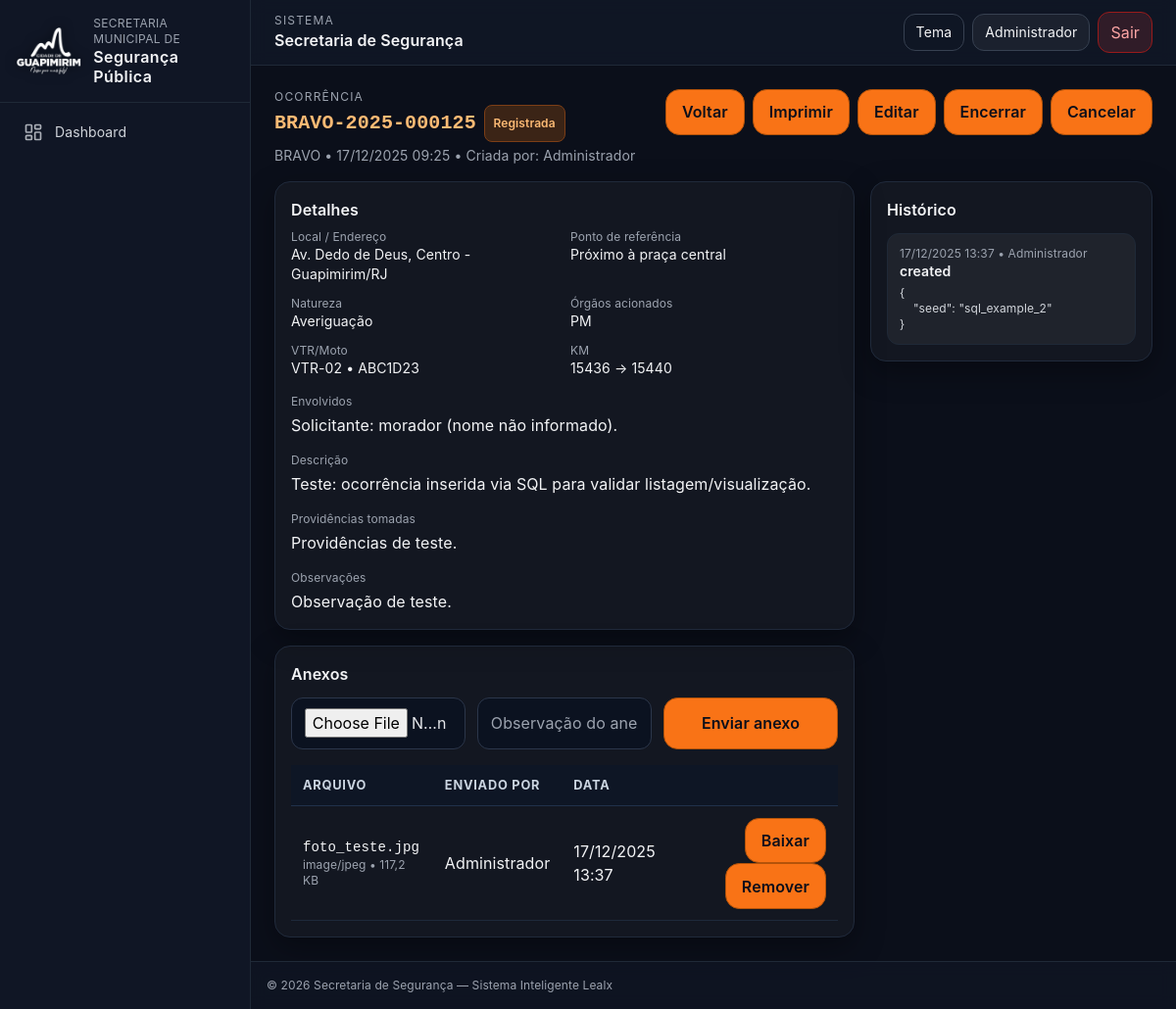
Page /modules/occurrences/view.php?id=3 (signed in) on the committed database.
### tables this page shows
CREATE TABLE `occurrences` (
  `id` bigint(20) NOT NULL,
  `protocol` varchar(30) NOT NULL,
  `sector` varchar(50) NOT NULL,
  `occurred_at` datetime NOT NULL,
  `created_at` datetime NOT NULL DEFAULT current_timestamp(),
  `updated_at` datetime DEFAULT NULL ON UPDATE current_timestamp(),
  `status` enum('draft','registered','closed','canceled') NOT NULL DEFAULT 'registered',
  `location` varchar(180) NOT NULL,
  `reference_point` varchar(180) DEFAULT NULL,
  `nature` varchar(80) NOT NULL,
  `involved` text DEFAULT NULL,
  `agencies` longtext DEFAULT NULL CHECK (json_valid(`agencies`)),
  `description` mediumtext NOT NULL,
  `actions_taken` mediumtext DEFAULT NULL,
  `observations` text DEFAULT NULL,
  `vehicle_prefix` varchar(30) DEFAULT NULL,
  `vehicle_plate` varchar(20) DEFAULT NULL,
  `km_start` int(11) DEFAULT NULL,
  `km_end` int(11) DEFAULT NULL,
  `created_by` bigint(20) NOT NULL,
  `closed_by` bigint(20) DEFAULT NULL,
  `closed_at` datetime DEFAULT NULL
);

CREATE TABLE `users` (
  `id` int(11) NOT NULL,
  `name` varchar(120) NOT NULL,
  `email` varchar(160) NOT NULL,
  `username` varchar(80) DEFAULT NULL,
  `password_hash` varchar(255) NOT NULL,
  `role_id` int(11) NOT NULL,
  `is_active` tinyint(1) DEFAULT 1,
  `created_at` datetime DEFAULT current_timestamp()
);

CREATE TABLE `occurrence_attachments` (
  `id` bigint(20) NOT NULL,
  `occurrence_id` bigint(20) NOT NULL,
  `original_name` varchar(255) NOT NULL,
  `stored_name` varchar(255) NOT NULL,
  `mime` varchar(100) NOT NULL,
  `size_bytes` bigint(20) NOT NULL,
  `created_at` datetime NOT NULL DEFAULT current_timestamp(),
  `created_by` bigint(20) NOT NULL
);

CREATE TABLE `occurrence_audit` (
  `id` bigint(20) NOT NULL,
  `occurrence_id` bigint(20) NOT NULL,
  `action` varchar(60) NOT NULL,
  `meta` longtext DEFAULT NULL CHECK (json_valid(`meta`)),
  `created_at` datetime NOT NULL DEFAULT current_timestamp(),
  `created_by` bigint(20) NOT NULL
);

### modules/occurrences/_oc_helpers.php (called while the page is built, shortened)
<?php
if (!function_exists('h')) {
  function h($s){ return htmlspecialchars((string)$s, ENT_QUOTES, 'UTF-8'); }
}
function occ_role_id(): int {
  return (int)($_SESSION['urole_id'] ?? 0);
}
function occ_is_manager(): bool {
  if (function_exists('auth_can')) {
    return auth_can(OCC_MANAGER_ROLES);
  }
  return occ_role_id() === 1;
}

### core/auth.php (called while the page is built, shortened)
<?php
function auth_can(array $rolesAllowed): bool {
    return in_array((int)$_SESSION['urole_id'], $rolesAllowed, true);
}

### modules/occurrences/view.php (the view, shortened to what this page needs)
<?php
require __DIR__.'/_oc_bootstrap.php';
$id = (int)($_GET['id'] ?? 0);
$st = $pdo->prepare("SELECT o.*, u.name AS created_name, u2.name AS closed_name
                     FROM occurrences o
                     LEFT JOIN users u ON u.id = o.created_by
                     LEFT JOIN users u2 ON u2.id = o.closed_by
                     WHERE o.id=?");
$st->execute([$id]);
$occ = $st->fetch(PDO::FETCH_ASSOC);
$can_edit = occ_is_manager() || ((int)$occ['created_by'] === $uid && !in_array($occ['status'], ['closed','canceled'], true));
$can_close = occ_is_manager() && !in_array($occ['status'], ['closed','canceled'], true);
$stA = $pdo->prepare("SELECT a.*, u.name AS who
                      FROM occurrence_attachments a
                      LEFT JOIN users u ON u.id=a.created_by
                      WHERE a.occurrence_id=?
                      ORDER BY a.id DESC");
$stA->execute([$id]);
$attachments = $stA->fetchAll(PDO::FETCH_ASSOC);
$stH = $pdo->prepare("SELECT x.*, u.name AS who
                      FROM occurrence_audit x
                      LEFT JOIN users u ON u.id=x.created_by
                      WHERE x.occurrence_id=?
                      ORDER BY x.id DESC
                      LIMIT 200");
$stH->execute([$id]);
$history = $stH->fetchAll(PDO::FETCH_ASSOC);
$agencies = [];
if(!empty($occ['agencies'])){
  $tmp = json_decode($occ['agencies'], true);
  if(is_array($tmp)) $agencies = $tmp;
}
?>
<div class="page-wrap">
  <div class="flex items-start justify-between gap-3 flex-wrap mb-4">
    <div>
      <div class="text-xs uppercase tracking-widest text-gray-400">Ocorrência</div>
      <h1 class="text-xl font-semibold flex items-center gap-2">
        <span class="font-mono text-orange-300"><?=h($occ['protocol'])?></span>
        <?=occ_badge($occ['status'])?>
      </h1>
      <div class="text-sm text-gray-400 mt-1">
        <?=h($occ['sector'])?> • <?=h(date('d/m/Y H:i', strtotime($occ['occurred_at'])))?>
        • Criada por: <?=h($occ['created_name'] ?? ('#'.$occ['created_by']))?>
      </div>
    </div>
    <div class="flex gap-2 flex-wrap">
      <a class="btn" href="index.php">Voltar</a>
      <a class="btn" href="print.php?id=<?=$id?>" target="_blank">Imprimir</a>
      <?php if($can_edit): ?>
        <a class="btn" href="edit.php?id=<?=$id?>">Editar</a>
      <?php endif; ?>
      <?php if($can_close): ?>
        <form method="post" class="inline">
          <button class="btn" type="submit">Encerrar</button>
        </form>
      <?php endif; ?>
      <?php if(!in_array($occ['status'], ['canceled','closed'], true) && (occ_is_manager() || (int)$occ['created_by']===$uid)): ?>
        <button class="btn" onclick="document.getElementById('cancelBox').classList.toggle('hidden')">Cancelar</button>
      <?php endif; ?>
    </div>
  </div>
  <div class="grid grid-cols-1 lg:grid-cols-3 gap-4">
    <section class="lg:col-span-2">
      <div class="card card-muted">
        <div class="flex items-center justify-between gap-2 mb-2">
          <h2 class="font-semibold">Detalhes</h2>
        </div>
        <div class="grid grid-cols-1 md:grid-cols-2 gap-3 text-sm">
          <div>
            <div class="text-gray-400 text-xs">Local / Endereço</div>
            <div><?=h($occ['location'])?></div>
          </div>
          <div>
            <div class="text-gray-400 text-xs">Ponto de referência</div>
            <div><?=h($occ['reference_point'] ?? '-')?></div>
          </div>
          <div>
            <div class="text-gray-400 text-xs">Natureza</div>
            <div><?=h($occ['nature'])?></div>
          </div>
          <div>
            <div class="text-gray-400 text-xs">Órgãos acionados</div>
            <div><?= $agencies ? h(implode(', ', $agencies)) : '-' ?></div>
          </div>
          <div>
            <div class="text-gray-400 text-xs">VTR/Moto</div>
            <div><?=h(($occ['vehicle_prefix'] ?? '-') . (!empty($occ['vehicle_plate']) ? ' • '.$occ['vehicle_plate'] : ''))?></div>
          </div>
          <div>
            <div class="text-gray-400 text-xs">KM</div>
            <div><?=h(($occ['km_start'] ?? '-') . ' → ' . ($occ['km_end'] ?? '-'))?></div>
          </div>
        </div>
        <div class="mt-4">
          <div class="text-gray-400 text-xs mb-1">Envolvidos</div>
          <div class="whitespace-pre-wrap"><?=h($occ['involved'] ?? '-')?></div>
        </div>
        <div class="mt-4">
          <div class="text-gray-400 text-xs mb-1">Descrição</div>
          <div class="whitespace-pre-wrap"><?=h($occ['description'])?></div>
        </div>
        <div class="mt-4">
          <div class="text-gray-400 text-xs mb-1">Providências tomadas</div>
          <div class="whitespace-pre-wrap"><?=h($occ['actions_taken'] ?? '-')?></div>
        </div>
        <div class="mt-4">
          <div class="text-gray-400 text-xs mb-1">Observações</div>
          <div class="whitespace-pre-wrap"><?=h($occ['observations'] ?? '-')?></div>
        </div>
      </div>
      <div class="card card-muted mt-4">
        <div class="flex items-center justify-between gap-2 mb-3">
          <h2 class="font-semibold">Anexos</h2>
        </div>
        <form method="post" action="upload.php" enctype="multipart/form-data" class="grid grid-cols-1 md:grid-cols-3 gap-3 mb-4">
          <input type="file" name="file" class="input" required>
          <input name="note" class="input" placeholder="Observação do anexo (opcional)">
          <button class="btn" type="submit">Enviar anexo</button>
        </form>
        <div class="overflow-x-auto">
          <table class="table">
            <thead>
              <tr>
                <th>Arquivo</th>
                <th>Enviado por</th>
                <th>Data</th>
                <th></th>
              </tr>
            </thead>
            <tbody>
              <?php foreach($attachments as $a): ?>
                <tr class="tr">
                  <td>
                    <div class="font-mono text-sm"><?=h($a['original_name'])?></div>
                    <div class="text-xs text-gray-400"><?=h($a['mime'])?> • <?=h(number_format(((int)$a['size_bytes'])/1024, 1, ',', '.'))?> KB</div>
                  </td>
                  <td><?=h($a['who'] ?? ('#'.$a['created_by']))?></td>
                  <td><?=h(date('d/m/Y H:i', strtotime($a['created_at'])))?></td>
                  <td class="text-right">
                    <a class="btn" href="download.php?id=<?=$a['id']?>">Baixar</a>
                    <?php
                      $can_del = occ_is_manager() || (int)$a['created_by'] === $uid || (int)$occ['created_by'] === $uid;
                      $locked = in_array($occ['status'], ['closed'], true);
                    ?>
                    <?php if($can_del && !$locked): ?>
                      <form method="post" action="delete_attachment.php" class="inline" onsubmit="return confirm('Remover anexo?');">
                        <button class="btn" type="submit">Remover</button>
                      </form>
                    <?php endif; ?>
                  </td>
                </tr>
              <?php endforeach; ?>
            </tbody>
          </table>
        </div>
      </div>
    </section>
    <aside>
      <div class="card card-muted">
        <h2 class="font-semibold mb-3">Histórico</h2>
        <div class="space-y-3 text-sm">
          <?php foreach($history as $hrow): ?>
            <?php $meta = []; if(!empty($hrow['meta'])){ $m = json_decode($hrow['meta'], true); if(is_array($m)) $meta = $m; } ?>
            <div class="p-3 rounded-xl border border-gray-800 bg-white/5">
              <div class="text-xs text-gray-400"><?=h(date('d/m/Y H:i', strtotime($hrow['created_at'])))?> • <?=h($hrow['who'] ?? ('#'.$hrow['created_by']))?></div>
              <div class="font-semibold"><?=h($hrow['action'])?></div>
              <?php if($meta): ?>
                <div class="text-xs text-gray-300 mt-1 whitespace-pre-wrap"><?=h(json_encode($meta, JSON_UNESCAPED_UNICODE|JSON_PRETTY_PRINT))?></div>
              <?php endif; ?>
            </div>
          <?php endforeach; ?>
        </div>
      </div>
    </aside>
  </div>
</div>
<?php require __DIR__.'/../../inc/footer.php'; ?>

### modules/occurrences/_oc_bootstrap.php (shortened to what this page needs)
<?php
require __DIR__.'/../../core/auth.php';
require __DIR__.'/_oc_helpers.php';
require __DIR__.'/../../inc/header.php';
function occ_badge(string $status): string {
  $map = [
    'draft' => ['Rascunho','orange'],
    'registered' => ['Registrada','orange'],
    'closed' => ['Encerrada','green'],
    'canceled' => ['Cancelada','red'],
  ];
  $s = $map[$status] ?? [$status,''];
  $label = h($s[0]);
  $class = $s[1] ? 'badge '.$s[1] : 'badge';
  return '<span class="'.$class.'">'.$label.'</span>';
}

### assets/css/app.css (style rules this page uses)
:root { --accent:#f97316; }
body { font-family:system-ui,-apple-system,Segoe UI,Roboto,Ubuntu;letter-spacing:.1px }
a { transition:color .2s ease }
.badge { padding:.2rem .5rem;border-radius:.5rem;background:#1f2937;color:#f3f4f6;font-size:.75rem }
.btn { background:var(--accent);padding:.6rem 1rem;border-radius:12px }
.table { width:100%;border-collapse:collapse }
.table th,.table td { padding:.6rem .5rem;border-bottom:1px solid #374151 }
.input { background:#0b1220;border:1px solid #374151;color:#e5e7eb;padding:.5rem;border-radius:.5rem;width:100% }
:root { --ring: 0 0% 100%; }
* { outline:0 }
html,body { scroll-behavior:smooth }
body { font-family:Inter,system-ui,-apple-system,Segoe UI,Roboto,Ubuntu }
.card { background: color-mix(in oklab, #0b0f1a 85%, #fff 15%); border:1px solid #202a3b; border-radius:1rem; padding:1rem; box-shadow:0 10px 30px rgba(0,0,0,.35) }
.card-muted { background: rgba(255,255,255,.03) }
.input, .select, textarea { width:100%; padding:.65rem .8rem; border-radius:.75rem; background:#0b1220; color:#e5e7eb; border:1px solid #2b364a }
.btn { display:inline-flex; align-items:center; justify-content:center; gap:.5rem; padding:.65rem 1rem; border-radius:.9rem; font-weight:600; background:#f97316; color:#0b0f1a; border:1px solid #b45309 }
.table { width:100%; border-collapse:separate; border-spacing:0 }
.table th { text-align:left; font-size:.8rem; text-transform:uppercase; letter-spacing:.06em; color:#cbd5e1; background:#0e1625; border-bottom:1px solid #20314b; padding:.7rem .75rem; position:sticky; top:0; z-index:1 }
.table td { padding:.7rem .75rem; border-bottom:1px solid #1e293b }
.badge { display:inline-flex; align-items:center; gap:.4rem; padding:.25rem .55rem; border-radius:.5rem; font-size:.75rem; border:1px solid #30415c; background:#111827; color:#d1d5db }
.badge.orange { background:#3b2416; color:#fdba74; border-color:#7c3e16 }

### rows in the picture
occurrences: protocol "BRAVO-2025-000125", status "Registrada", sector "BRAVO", occurred_at "17/12/2025 09:25", users.name "Administrador", location "Av. Dedo de Deus, Centro - Guapimirim/RJ", reference_point "Próximo à praça central", nature "Averiguação", agencies "PM", vehicle_prefix+vehicle_plate "VTR-02 • ABC1D23", km_start+km_end "15436 → 15440", involved "Solicitante: morador (nome não informado).", description "Teste: ocorrência inserida via SQL para validar listagem/visualização.", actions_taken "Providências de teste.", observations "Observação de teste."
occurrence_attachments: original_name "foto_teste.jpg", mime "image/jpeg", ((int)$a['size_bytes'])/1024 "117,2", users.name "Administrador", created_at "17/12/2025 13:37"
occurrence_audit: created_at "17/12/2025 13:37", users.name "Administrador", action "created", meta "{ \"seed\": \"sql_example_2\" }"

### other values in the picture
$label "Dashboard"
$uname "Administrador"
